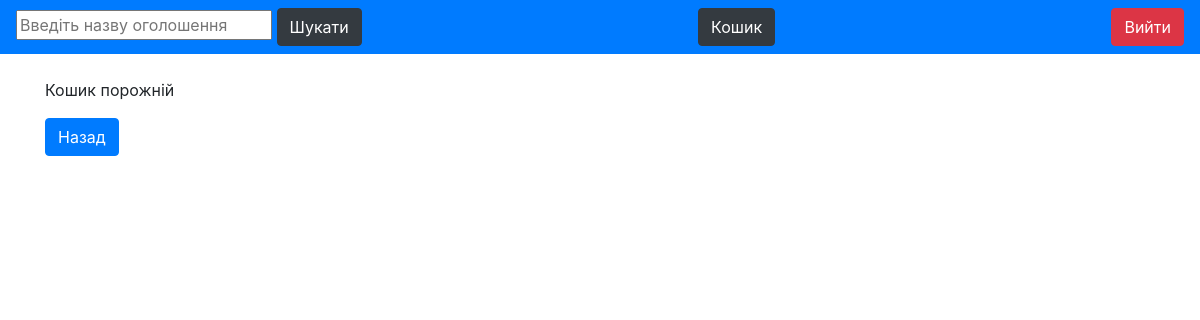
/cart/ (signed in), run on an earlier commit of the app's database.
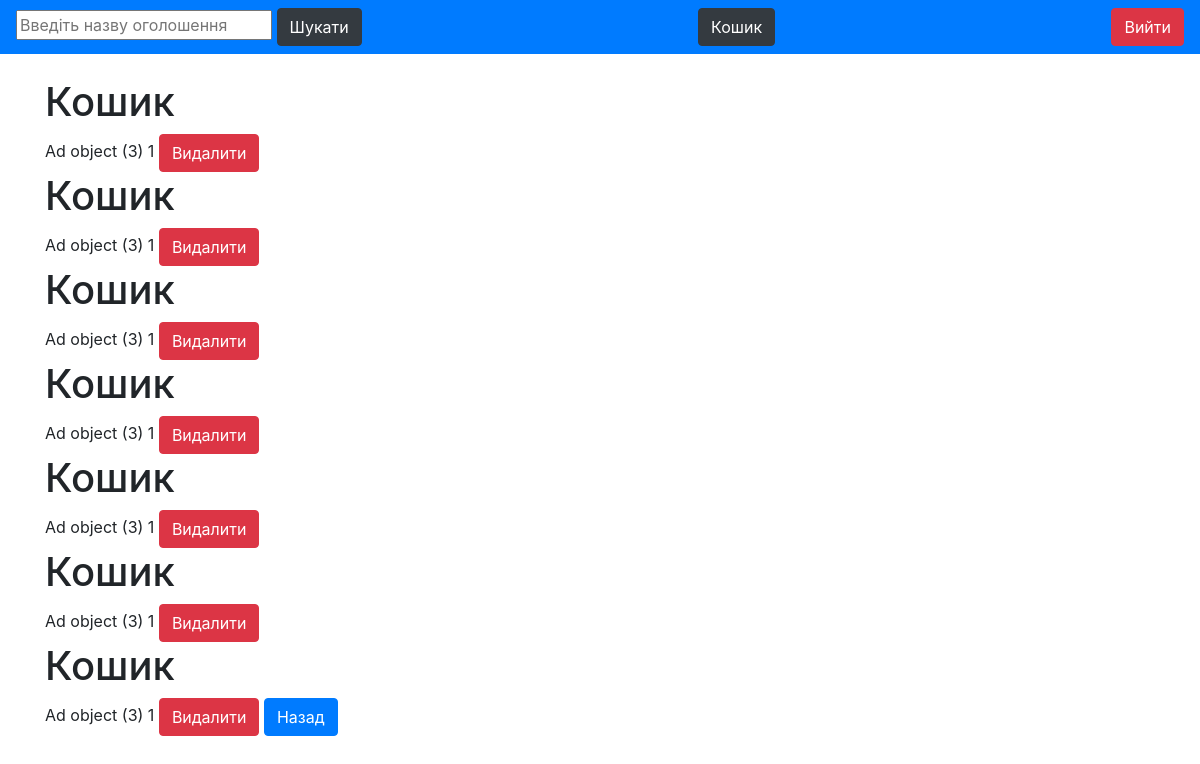
And on a later commit of the database.
### ads/models.py (models this page shows)
class CartItem(models.Model):
    cart = models.ForeignKey(Cart, on_delete=models.CASCADE, related_name='item')
    ad = models.ForeignKey(Ad, on_delete=models.CASCADE)
    quantity = models.PositiveIntegerField(default=1)

class Ad(models.Model):
    title = models.CharField(max_length=30)
    detail = models.TextField(blank=True)
    image = models.ImageField(upload_to='create/')
    price = models.DecimalField(max_digits=15, decimal_places=2)
    status = models.BooleanField(default=False)
    author = models.ForeignKey(User, on_delete=models.CASCADE)

### ads/views.py (the view)
# urls.py: path('cart/', views.CartListView.as_view(), name="cart_list"),
class CartListView(ListView):
    model = Cart
    template_name = 'cart_list.html'
    context_object_name = 'cart'
    def get_queryset(self):
        cart, created = Cart.objects.get_or_create(user=self.request.user)
        return cart.item.all()

### templates/cart_list.html (shortened to what this page needs)
{% extends "base.html" %}
{% block content %}
    {% for item in cart %}
        <h1>Кошик</h1>
        {{item.ad}}
        {{item.quantity}}
        <a class="btn btn-danger" href="{% url 'cart_delete' item.pk %}">Видалити</a>
    {% empty %}
        <p>Кошик порожній</p>
    {% endfor %}
    <a class="btn btn-primary" href="{% url 'ad_list' %}">Назад</a>
{% endblock %}

### templates/base.html (shortened to what this page needs)
<!DOCTYPE html>
<html>
<head>
    <link rel="stylesheet" href="https://cdn.jsdelivr.net/npm/bootstrap@4.3.1/dist/css/bootstrap.min.css">
</head>
<body>
    <nav class="navbar navbar-primary bg-primary">
        <form method="get" action="">
            <input type="text" name="q" placeholder="Введіть назву оголошення" value="{{ request.GET.q }}">
            <button class="btn btn-dark" type="submit">Шукати</button>
        </form>
        <form method="post" action="{% url 'cart_list' %}">
            <a class="btn btn-dark" type="submit" href="{% url 'cart_list' %}">Кошик</a>
        </form>
        <form action="{% url 'logout' %}" method="post" style="display: inline;">
            <button type="submit" class="btn btn-danger">Вийти</button>
        </form>
      </nav>
    <div class="container mt-4">
        {% block content %}
        {% endblock %}
    </div>
</body>
</html>

What changed in the data, as far as the page shows it:
added CartItem: ad "Ad object (3)", quantity "1"
added CartItem: ad "Ad object (3)", quantity "1"
added CartItem: ad "Ad object (3)", quantity "1"
added CartItem: ad "Ad object (3)", quantity "1"
added CartItem: ad "Ad object (3)", quantity "1"
added CartItem: ad "Ad object (3)", quantity "1"
added CartItem: ad "Ad object (3)", quantity "1"
Also different on the page:
text no longer shown: "Кошик порожній"
